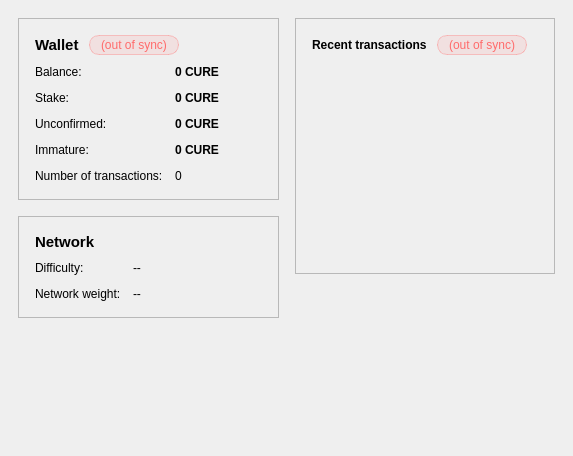
<?xml version="1.0" encoding="UTF-8"?>
<ui version="4.0">
 <class>OverviewPage</class>
 <widget class="QWidget" name="OverviewPage">
  <property name="geometry">
   <rect>
    <x>0</x>
    <y>0</y>
    <width>573</width>
    <height>456</height>
   </rect>
  </property>
  <property name="windowTitle">
   <string>Form</string>
  </property>
  <layout class="QHBoxLayout" name="horizontalLayout" stretch="1,1">
   <property name="spacing">
    <number>16</number>
   </property>
   <property name="leftMargin">
    <number>18</number>
   </property>
   <property name="topMargin">
    <number>18</number>
   </property>
   <property name="rightMargin">
    <number>18</number>
   </property>
   <property name="bottomMargin">
    <number>18</number>
   </property>
   <item>
    <layout class="QVBoxLayout" name="verticalLayout_2">
     <item>
      <widget class="QFrame" name="frame">
       <property name="frameShape">
        <enum>QFrame::StyledPanel</enum>
       </property>
       <property name="frameShadow">
        <enum>QFrame::Raised</enum>
       </property>
       <layout class="QVBoxLayout" name="verticalLayout_4">
        <property name="spacing">
         <number>10</number>
        </property>
        <property name="leftMargin">
         <number>16</number>
        </property>
        <property name="topMargin">
         <number>16</number>
        </property>
        <property name="rightMargin">
         <number>16</number>
        </property>
        <property name="bottomMargin">
         <number>16</number>
        </property>
        <item>
         <layout class="QHBoxLayout" name="horizontalLayout_4">
          <item>
           <widget class="QLabel" name="label_5">
            <property name="font">
             <font>
              <pointsize>11</pointsize>
              <weight>75</weight>
              <bold>true</bold>
             </font>
            </property>
            <property name="text">
             <string>Wallet</string>
            </property>
           </widget>
          </item>
          <item>
           <widget class="QLabel" name="labelWalletStatus">
            <property name="toolTip">
             <string>The displayed information may be out of date. Your wallet automatically synchronizes with the curecoin network after a connection is established, but this process has not completed yet.</string>
            </property>
            <property name="styleSheet">
             <string notr="true">QLabel { color: #ff6b6b; background: rgba(255, 107, 107, 0.12); border: 1px solid rgba(255, 107, 107, 0.35); padding: 2px 8px; border-radius: 10px; }</string>
            </property>
            <property name="text">
             <string notr="true">(out of sync)</string>
            </property>
            <property name="alignment">
             <set>Qt::AlignLeading|Qt::AlignLeft|Qt::AlignVCenter</set>
            </property>
           </widget>
          </item>
          <item>
           <spacer name="horizontalSpacer_2">
            <property name="orientation">
             <enum>Qt::Horizontal</enum>
            </property>
            <property name="sizeHint" stdset="0">
             <size>
              <width>40</width>
              <height>20</height>
             </size>
            </property>
           </spacer>
          </item>
         </layout>
        </item>
        <item>
         <layout class="QFormLayout" name="formLayout_2">
          <property name="fieldGrowthPolicy">
           <enum>QFormLayout::AllNonFixedFieldsGrow</enum>
          </property>
          <property name="horizontalSpacing">
           <number>12</number>
          </property>
          <property name="verticalSpacing">
           <number>12</number>
          </property>
          <item row="0" column="0">
           <widget class="QLabel" name="label">
            <property name="text">
             <string>Balance:</string>
            </property>
           </widget>
          </item>
          <item row="0" column="1">
           <widget class="QLabel" name="labelBalance">
            <property name="font">
             <font>
              <weight>75</weight>
              <bold>true</bold>
             </font>
            </property>
            <property name="cursor">
             <cursorShape>IBeamCursor</cursorShape>
            </property>
            <property name="toolTip">
             <string>Your current balance</string>
            </property>
            <property name="text">
             <string notr="true">0 CURE</string>
            </property>
            <property name="textInteractionFlags">
             <set>Qt::LinksAccessibleByMouse|Qt::TextSelectableByKeyboard|Qt::TextSelectableByMouse</set>
            </property>
           </widget>
          </item>
          <item row="1" column="0">
           <widget class="QLabel" name="label_6">
            <property name="text">
             <string>Stake:</string>
            </property>
           </widget>
          </item>
          <item row="1" column="1">
           <widget class="QLabel" name="labelStake">
            <property name="font">
             <font>
              <weight>75</weight>
              <bold>true</bold>
             </font>
            </property>
            <property name="cursor">
             <cursorShape>IBeamCursor</cursorShape>
            </property>
            <property name="toolTip">
             <string>Total of coins that was staked, and do not yet count toward the current balance</string>
            </property>
            <property name="text">
             <string notr="true">0 CURE</string>
            </property>
            <property name="textInteractionFlags">
             <set>Qt::LinksAccessibleByMouse|Qt::TextSelectableByKeyboard|Qt::TextSelectableByMouse</set>
            </property>
           </widget>
          </item>
          <item row="2" column="0">
           <widget class="QLabel" name="label_3">
            <property name="text">
             <string>Unconfirmed:</string>
            </property>
           </widget>
          </item>
          <item row="2" column="1">
           <widget class="QLabel" name="labelUnconfirmed">
            <property name="font">
             <font>
              <weight>75</weight>
              <bold>true</bold>
             </font>
            </property>
            <property name="cursor">
             <cursorShape>IBeamCursor</cursorShape>
            </property>
            <property name="toolTip">
             <string>Total of transactions that have yet to be confirmed, and do not yet count toward the current balance</string>
            </property>
            <property name="text">
             <string notr="true">0 CURE</string>
            </property>
            <property name="textInteractionFlags">
             <set>Qt::LinksAccessibleByMouse|Qt::TextSelectableByKeyboard|Qt::TextSelectableByMouse</set>
            </property>
           </widget>
          </item>
          <item row="3" column="0">
           <widget class="QLabel" name="labelImmatureText">
            <property name="text">
             <string>Immature:</string>
            </property>
           </widget>
          </item>
          <item row="3" column="1">
           <widget class="QLabel" name="labelImmature">
            <property name="font">
             <font>
              <weight>75</weight>
              <bold>true</bold>
             </font>
            </property>
            <property name="toolTip">
             <string>Mined balance that has not yet matured</string>
            </property>
            <property name="text">
             <string notr="true">0 CURE</string>
            </property>
            <property name="textInteractionFlags">
             <set>Qt::LinksAccessibleByMouse|Qt::TextSelectableByKeyboard|Qt::TextSelectableByMouse</set>
            </property>
           </widget>
          </item>
          <item row="4" column="0">
           <widget class="QLabel" name="label_2">
            <property name="text">
             <string>Number of transactions:</string>
            </property>
           </widget>
          </item>
          <item row="4" column="1">
           <widget class="QLabel" name="labelNumTransactions">
            <property name="toolTip">
             <string>Total number of transactions in wallet</string>
            </property>
            <property name="text">
             <string notr="true">0</string>
            </property>
           </widget>
          </item>
         </layout>
        </item>
       </layout>
      </widget>
     </item>
     <item>
      <widget class="QFrame" name="frame_network">
       <property name="frameShape">
        <enum>QFrame::StyledPanel</enum>
       </property>
       <property name="frameShadow">
        <enum>QFrame::Raised</enum>
       </property>
       <layout class="QVBoxLayout" name="verticalLayout_network">
        <property name="spacing">
         <number>10</number>
        </property>
        <property name="leftMargin">
         <number>16</number>
        </property>
        <property name="topMargin">
         <number>16</number>
        </property>
        <property name="rightMargin">
         <number>16</number>
        </property>
        <property name="bottomMargin">
         <number>16</number>
        </property>
        <item>
         <widget class="QLabel" name="label_network_title">
          <property name="font">
           <font>
            <pointsize>11</pointsize>
            <weight>75</weight>
            <bold>true</bold>
           </font>
          </property>
          <property name="text">
           <string>Network</string>
          </property>
         </widget>
        </item>
        <item>
         <layout class="QFormLayout" name="formLayout_network">
          <property name="fieldGrowthPolicy">
           <enum>QFormLayout::AllNonFixedFieldsGrow</enum>
          </property>
          <property name="horizontalSpacing">
           <number>12</number>
          </property>
          <property name="verticalSpacing">
           <number>12</number>
          </property>
          <item row="0" column="0">
           <widget class="QLabel" name="labelDifficultyText">
            <property name="text">
             <string>Difficulty:</string>
            </property>
           </widget>
          </item>
          <item row="0" column="1">
           <widget class="QLabel" name="labelDifficultyValue">
            <property name="text">
             <string notr="true">--</string>
            </property>
           </widget>
          </item>
          <item row="1" column="0">
           <widget class="QLabel" name="labelNetworkWeightText">
            <property name="text">
             <string>Network weight:</string>
            </property>
           </widget>
          </item>
          <item row="1" column="1">
           <widget class="QLabel" name="labelNetworkWeightValue">
            <property name="text">
             <string notr="true">--</string>
            </property>
           </widget>
          </item>
         </layout>
        </item>
       </layout>
      </widget>
     </item>
     <item>
      <widget class="QLabel" name="label_wallet_bgcoin">
       <property name="text">
        <string/>
       </property>
       <property name="pixmap">
        <pixmap resource="../curecoin.qrc">:/images/wallet_bgcoin</pixmap>
       </property>
       <property name="alignment">
        <set>Qt::AlignCenter</set>
       </property>
      </widget>
     </item>
     <item>
      <spacer name="verticalSpacer">
       <property name="orientation">
        <enum>Qt::Vertical</enum>
       </property>
       <property name="sizeHint" stdset="0">
        <size>
         <width>20</width>
         <height>40</height>
        </size>
       </property>
      </spacer>
     </item>
    </layout>
   </item>
   <item>
    <layout class="QVBoxLayout" name="verticalLayout_3">
     <item>
      <widget class="QFrame" name="frame_2">
       <property name="frameShape">
        <enum>QFrame::StyledPanel</enum>
       </property>
       <property name="frameShadow">
        <enum>QFrame::Raised</enum>
       </property>
       <layout class="QVBoxLayout" name="verticalLayout">
        <property name="spacing">
         <number>10</number>
        </property>
        <property name="leftMargin">
         <number>16</number>
        </property>
        <property name="topMargin">
         <number>16</number>
        </property>
        <property name="rightMargin">
         <number>16</number>
        </property>
        <property name="bottomMargin">
         <number>16</number>
        </property>
        <item>
         <layout class="QHBoxLayout" name="horizontalLayout_2">
          <item>
           <widget class="QLabel" name="label_4">
            <property name="text">
             <string>&lt;b&gt;Recent transactions&lt;/b&gt;</string>
            </property>
           </widget>
          </item>
          <item>
           <widget class="QLabel" name="labelTransactionsStatus">
            <property name="toolTip">
             <string>The displayed information may be out of date. Your wallet automatically synchronizes with the Curecoin network after a connection is established, but this process has not completed yet.</string>
            </property>
            <property name="styleSheet">
             <string notr="true">QLabel { color: #ff6b6b; background: rgba(255, 107, 107, 0.12); border: 1px solid rgba(255, 107, 107, 0.35); padding: 2px 8px; border-radius: 10px; }</string>
            </property>
            <property name="text">
             <string notr="true">(out of sync)</string>
            </property>
            <property name="alignment">
             <set>Qt::AlignRight|Qt::AlignTrailing|Qt::AlignVCenter</set>
            </property>
           </widget>
          </item>
          <item>
           <spacer name="horizontalSpacer">
            <property name="orientation">
             <enum>Qt::Horizontal</enum>
            </property>
            <property name="sizeHint" stdset="0">
             <size>
              <width>40</width>
              <height>20</height>
             </size>
            </property>
           </spacer>
          </item>
         </layout>
        </item>
        <item>
         <widget class="QListView" name="listTransactions">
          <property name="styleSheet">
           <string notr="true">QListView { background: transparent; }</string>
          </property>
          <property name="frameShape">
           <enum>QFrame::NoFrame</enum>
          </property>
          <property name="verticalScrollBarPolicy">
           <enum>Qt::ScrollBarAlwaysOff</enum>
          </property>
          <property name="horizontalScrollBarPolicy">
           <enum>Qt::ScrollBarAlwaysOff</enum>
          </property>
          <property name="selectionMode">
           <enum>QAbstractItemView::NoSelection</enum>
          </property>
         </widget>
        </item>
       </layout>
      </widget>
     </item>
     <item>
      <widget class="QLabel" name="label_curecoin_Intro">
       <property name="text">
        <string/>
       </property>
      </widget>
     </item>
     <item>
      <spacer name="verticalSpacer_2">
       <property name="orientation">
        <enum>Qt::Vertical</enum>
       </property>
       <property name="sizeHint" stdset="0">
        <size>
         <width>20</width>
         <height>40</height>
        </size>
       </property>
      </spacer>
     </item>
    </layout>
   </item>
  </layout>
 </widget>
 <resources>
  <include location="../curecoin.qrc"/>
 </resources>
 <connections/>
</ui>
